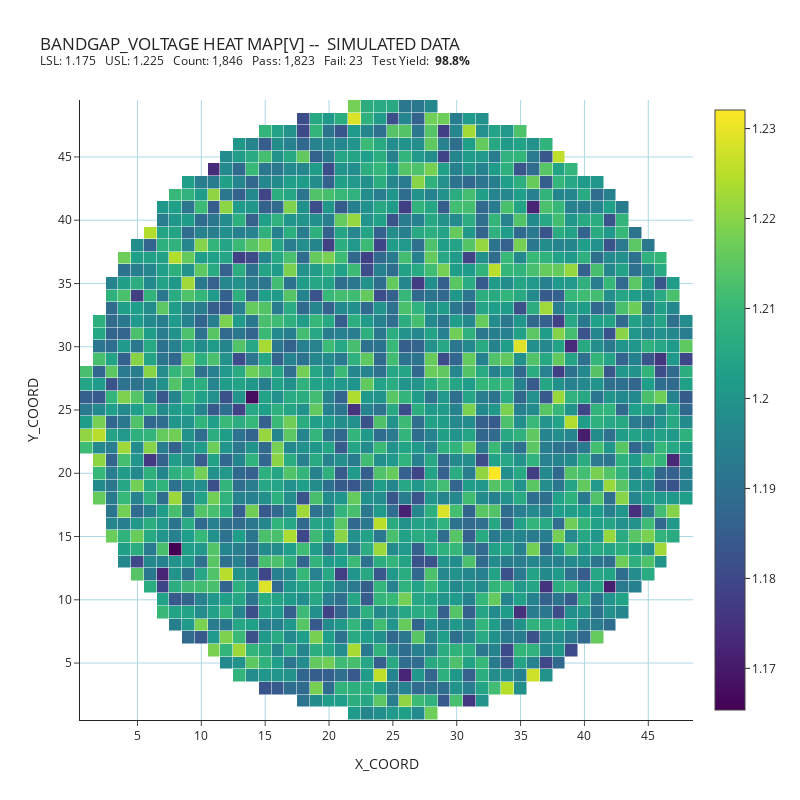
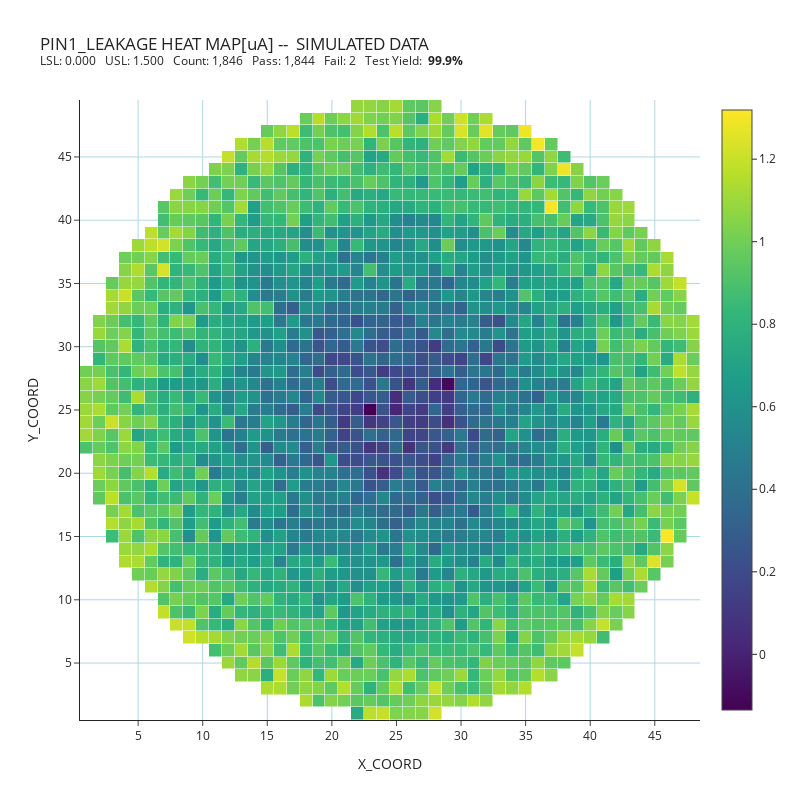
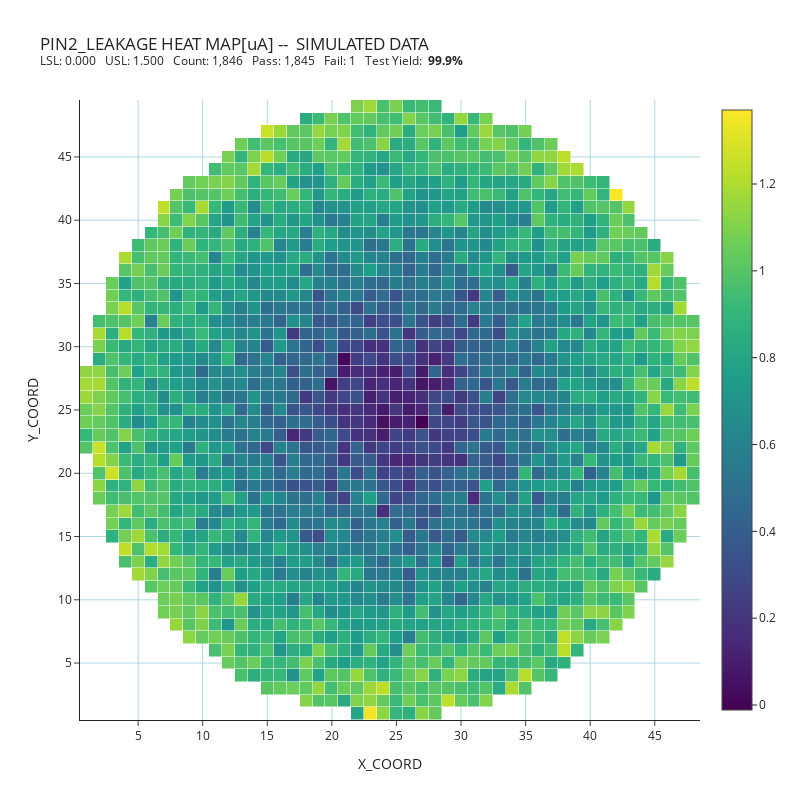
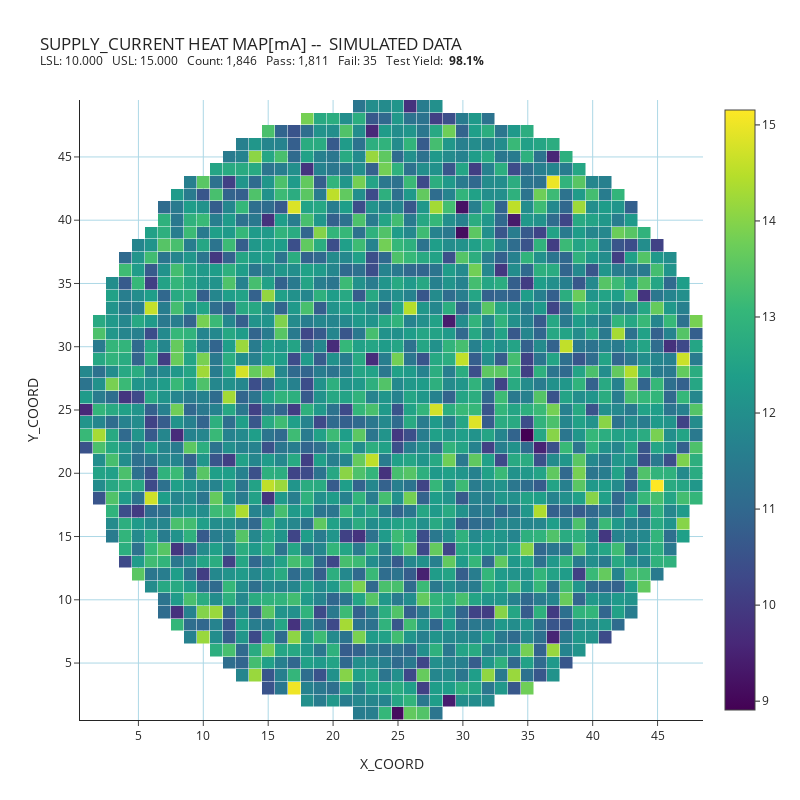

Notebook code cell kept with these figures, in order:
### Markdown cell above
## Generate Heat Map for each Test

### Code cell
for i, test in enumerate(test_list):
    if i > 0 : #in [3, 6]:
        test_count = len(df_wafer.drop_nulls(test))
        test_pass = len(df_wafer.filter(pl.col(test + '_PF') == 'P'))
        test_fail = len(df_wafer.filter(pl.col(test + '_PF') == 'F'))
        test_yield = 100 * test_pass / test_count
        lo_limit = get_limit_item(df_limits, test, 'LO_LIMIT')
        hi_limit = get_limit_item(df_limits, test, 'HI_LIMIT')
        units = get_limit_item(df_limits, test, 'UNITS')
        fig = go.Figure(
            data = go.Heatmap(
                z = df_wafer[test],
                x = df_wafer['Y_COORD'],
                y = df_wafer['X_COORD'],
                # colorscale = ['red', 'green'], # color palette for heatmap,
                xgap=0.5, ygap=0.5,
                customdata=np.stack(
                    (
                        df_wafer['X_COORD'],
                        df_wafer['Y_COORD'],
                        df_wafer['SITE'],
                        df_wafer[test],
                        df_wafer[test+'_PF'],
                    ), 
                axis=-1
                ),
            ),
        )
        wf_title = (
            f'{test} heat map'.upper() + '[' + units + '] --  SIMULATED DATA<br>' + 
            f'<sup>LSL: {lo_limit:.3f}   '  + 
            f'USL: {hi_limit:.3f}   '  +
            f'Count: {test_count:,}   ' +
            f'Pass: {test_pass:,}   ' +  
            f'Fail: {test_fail:,}   ' + 
            f'Test Yield:  <b>{test_yield:.1f}%</b></sup>'
        )
        
        my_grid_color = 'lightblue'
        fig.update_layout(
            template='simple_white',
            height=800,
            width=800,
            title=wf_title,
            xaxis_title='X_COORD', 
            xaxis = dict(tick0=0, dtick=5, showgrid=True, gridcolor=my_grid_color),
            yaxis_title='Y_COORD',
            yaxis = dict(tick0=0, dtick=5, showgrid=True,  gridcolor=my_grid_color),
        )
        fig.update_traces(
            showscale=True,
            hovertemplate =
                '<br><b>X,Y</b>:  %{x}, %{y}'+
                '<br><b>SITE</b>: %{customdata[2]}'+
                '<br><b>Meas Result = %{customdata[3]:.3f}</b>' +
                '<br><b>Test PF = %{customdata[4]}</b>' +
                '<extra></extra>',
        )
        fig.write_html(f'./HTML/Wafer_Heat_Map_{test}.html')
        fig.show()

### Figure 1 — Plotly figure (JSON) as saved in the notebook; plotly's stock layout.template omitted (floating-point values rounded to 4 significant figures; data arrays with more than 128 entries replaced by an {"elided": "..."} marker saying what was removed)
{"data": [{"customdata": {"elided": "1846x5 str values"}, "hovertemplate": "<br><b>X,Y</b>:  %{x}, %{y}<br><b>SITE</b>: %{customdata[2]}<br><b>Meas Result = %{customdata[3]:.3f}</b><br><b>Test PF = %{customdata[4]}</b><extra></extra>", "showscale": true, "type": "heatmap", "x": {"elided": "1846 int values"}, "xgap": 0.5, "y": {"elided": "1846 int values"}, "ygap": 0.5, "z": {"elided": "1846 float values"}}], "layout": {"height": 800, "title": {"text": "BANDGAP_VOLTAGE HEAT MAP[V] --  SIMULATED DATA<br><sup>LSL: 1.175   USL: 1.225   Count: 1,846   Pass: 1,823   Fail: 23   Test Yield:  <b>98.8%</b></sup>"}, "width": 800, "xaxis": {"dtick": 5, "gridcolor": "lightblue", "showgrid": true, "tick0": 0, "title": {"text": "X_COORD"}}, "yaxis": {"dtick": 5, "gridcolor": "lightblue", "showgrid": true, "tick0": 0, "title": {"text": "Y_COORD"}}}}

### Figure 2 — Plotly figure (JSON) as saved in the notebook; plotly's stock layout.template omitted (floating-point values rounded to 4 significant figures; data arrays with more than 128 entries replaced by an {"elided": "..."} marker saying what was removed)
{"data": [{"customdata": {"elided": "1846x5 str values"}, "hovertemplate": "<br><b>X,Y</b>:  %{x}, %{y}<br><b>SITE</b>: %{customdata[2]}<br><b>Meas Result = %{customdata[3]:.3f}</b><br><b>Test PF = %{customdata[4]}</b><extra></extra>", "showscale": true, "type": "heatmap", "x": {"elided": "1846 int values"}, "xgap": 0.5, "y": {"elided": "1846 int values"}, "ygap": 0.5, "z": {"elided": "1846 float values"}}], "layout": {"height": 800, "title": {"text": "PIN1_LEAKAGE HEAT MAP[uA] --  SIMULATED DATA<br><sup>LSL: 0.000   USL: 1.500   Count: 1,846   Pass: 1,844   Fail: 2   Test Yield:  <b>99.9%</b></sup>"}, "width": 800, "xaxis": {"dtick": 5, "gridcolor": "lightblue", "showgrid": true, "tick0": 0, "title": {"text": "X_COORD"}}, "yaxis": {"dtick": 5, "gridcolor": "lightblue", "showgrid": true, "tick0": 0, "title": {"text": "Y_COORD"}}}}

### Figure 3 — Plotly figure (JSON) as saved in the notebook; plotly's stock layout.template omitted (floating-point values rounded to 4 significant figures; data arrays with more than 128 entries replaced by an {"elided": "..."} marker saying what was removed)
{"data": [{"customdata": {"elided": "1846x5 str values"}, "hovertemplate": "<br><b>X,Y</b>:  %{x}, %{y}<br><b>SITE</b>: %{customdata[2]}<br><b>Meas Result = %{customdata[3]:.3f}</b><br><b>Test PF = %{customdata[4]}</b><extra></extra>", "showscale": true, "type": "heatmap", "x": {"elided": "1846 int values"}, "xgap": 0.5, "y": {"elided": "1846 int values"}, "ygap": 0.5, "z": {"elided": "1846 float values"}}], "layout": {"height": 800, "title": {"text": "PIN2_LEAKAGE HEAT MAP[uA] --  SIMULATED DATA<br><sup>LSL: 0.000   USL: 1.500   Count: 1,846   Pass: 1,845   Fail: 1   Test Yield:  <b>99.9%</b></sup>"}, "width": 800, "xaxis": {"dtick": 5, "gridcolor": "lightblue", "showgrid": true, "tick0": 0, "title": {"text": "X_COORD"}}, "yaxis": {"dtick": 5, "gridcolor": "lightblue", "showgrid": true, "tick0": 0, "title": {"text": "Y_COORD"}}}}

### Figure 4 — Plotly figure (JSON) as saved in the notebook; plotly's stock layout.template omitted (floating-point values rounded to 4 significant figures; data arrays with more than 128 entries replaced by an {"elided": "..."} marker saying what was removed)
{"data": [{"customdata": {"elided": "1846x5 str values"}, "hovertemplate": "<br><b>X,Y</b>:  %{x}, %{y}<br><b>SITE</b>: %{customdata[2]}<br><b>Meas Result = %{customdata[3]:.3f}</b><br><b>Test PF = %{customdata[4]}</b><extra></extra>", "showscale": true, "type": "heatmap", "x": {"elided": "1846 int values"}, "xgap": 0.5, "y": {"elided": "1846 int values"}, "ygap": 0.5, "z": {"elided": "1846 float values"}}], "layout": {"height": 800, "title": {"text": "SUPPLY_CURRENT HEAT MAP[mA] --  SIMULATED DATA<br><sup>LSL: 10.000   USL: 15.000   Count: 1,846   Pass: 1,811   Fail: 35   Test Yield:  <b>98.1%</b></sup>"}, "width": 800, "xaxis": {"dtick": 5, "gridcolor": "lightblue", "showgrid": true, "tick0": 0, "title": {"text": "X_COORD"}}, "yaxis": {"dtick": 5, "gridcolor": "lightblue", "showgrid": true, "tick0": 0, "title": {"text": "Y_COORD"}}}}
